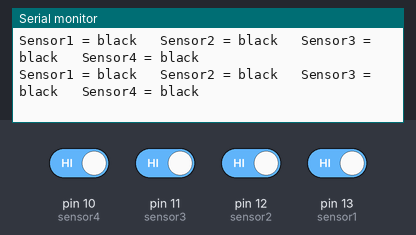
Bench run of a sketch on a simulated Arduino Uno, built with avr-gcc and run on an emulated ATmega328P. Parts: the last lines printed to the serial monitor. The inputs (shaded band) are chosen by the test bench; at power-on: pin 10 (sensor4), pin 11 (sensor3), pin 12 (sensor2), pin 13 (sensor1) HIGH.

Above: at 2.8 s.
2.9 s: pin 10 (sensor4) driven LOW
At 3.8 s:
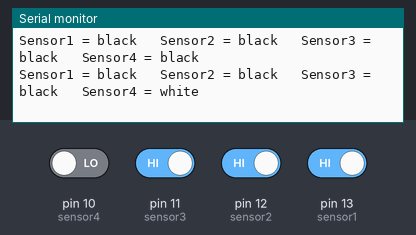
5.5 s: pin 11 (sensor3) driven LOW
At 6.9 s:
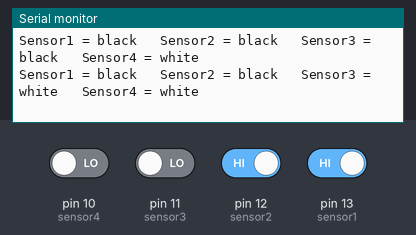
8.5 s: pin 12 (sensor2) driven LOW
At 9.9 s:
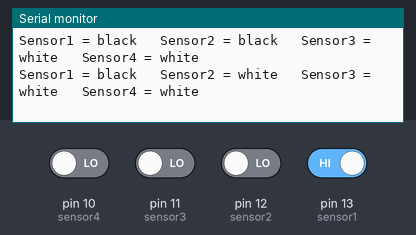
11.5 s: pin 13 (sensor1) driven LOW
At 12.6 s:
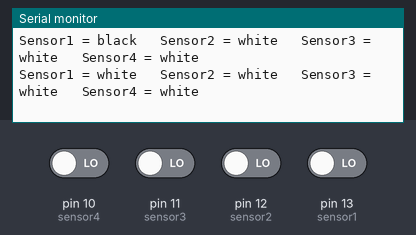
14.6 s: pin 10 (sensor4) driven HIGH
At 15.9 s:
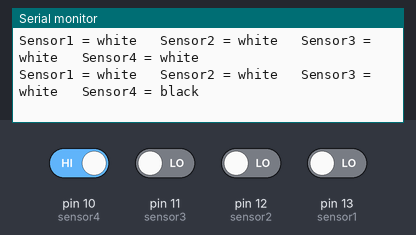
17.6 s: pin 11 (sensor3) driven HIGH
At 19.0 s:
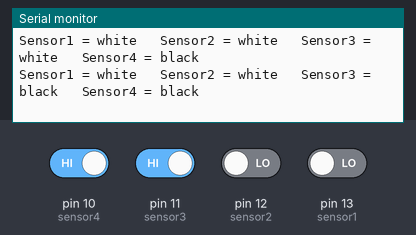

Measured:
- after the input at 2.9 s, the serial monitor: prints a new line after 0.13 s (image 1)
- after the input at 5.5 s, the serial monitor: prints a new line after 0.56 s (image 2)
- after the input at 8.5 s, the serial monitor: prints a new line after 0.58 s (image 3)
- after the input at 11.5 s, the serial monitor: prints a new line after 0.61 s (image 4)
- after the input at 14.6 s, the serial monitor: prints a new line after 0.54 s (image 5)
- after the input at 17.6 s, the serial monitor: prints a new line after 0.57 s (image 6)

The sketch:

hienthimau4cambien.ino
```cpp
#define sensor1 13
#define sensor2 12
#define sensor3 11
#define sensor4 10

void setup() {
  Serial.begin(9600); // thiet lap su dung serial gui tin hieu ve may tinh
  pinMode (sensor1, INPUT); //
  pinMode (sensor2, INPUT);
  pinMode (sensor3, INPUT);
  pinMode (sensor4, INPUT);
}

void loop() {
  if (digitalRead (sensor1) == 0)Serial.print("Sensor1 = white   ");
  else Serial.print("Sensor1 = black   ");
  if (digitalRead (sensor2) == 0)Serial.print("Sensor2 = white   ");
  else Serial.print("Sensor2 = black   ");
  if (digitalRead (sensor3) == 0)Serial.print("Sensor3 = white   ");
  else Serial.print("Sensor3 = black   ");
  if (digitalRead (sensor4) == 0)Serial.println("Sensor4 = white   ");
  else Serial.println("Sensor4 = black   ");
  delay(1000);
}
```
